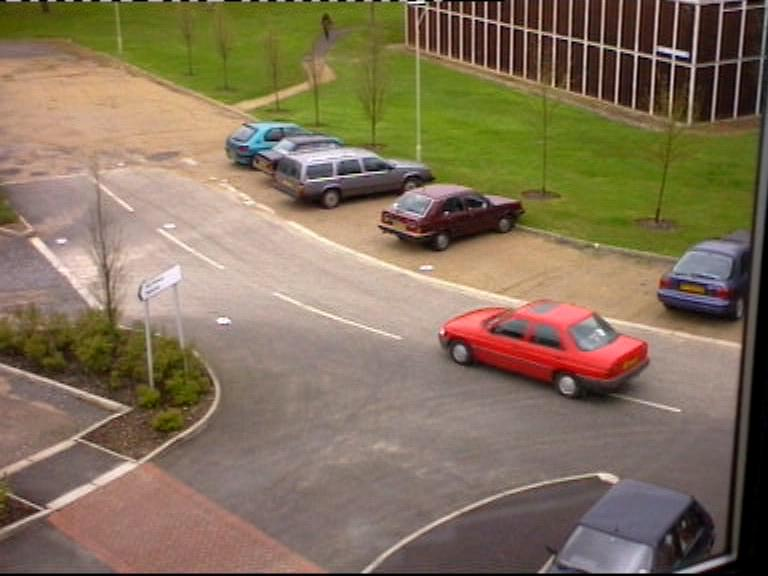
#> input picture KalmanFilter/dataset/0129.jpg, 768 x 576 px; its folder holds 4 pictures in this run
$ jupyter execute --allow-errors assignment.ipynb
#> lines starting #> are read from the running program, lines starting #| are printed output that depends on the picture; after the words box and inside, x2 and y2 are one past the last pixel; in counts of white or black regions, pixels touching at a corner belong together
### KalmanFilter/kalman_filter.py
import numpy as np

class kalman_filter:
    def __init__(self, A, B, H, P, Q, R, xo):
        self.A = A              # state transition matrix --> dynamics
        self.B = B              # control command --> state change
        self.H = H              # observation matrix
        self.P = P              # covariance of state vector estimate
        self.Q = Q              # process noise covariance
        self.R = R              # measurement noise covariance
        self.xo = xo            # intialized state vector

    # [7 lines left out: function estimate_state, not called in this run]

### KalmanFilter/assignment.ipynb
[cell 1]
import cv2
import time
import numpy as np
import matplotlib.pyplot as plt
import os
from kalman_filter import kalman_filter

[cell 2]
direc = "dataset/"
files = sorted(os.listdir(direc))
images = [direc + file for file in files]

[cell 3]
# initialise for kalman filter parameters
A = np.array([[1, 0],[0, 1]])
B = np.zeros_like(A)
H = np.array([[1,0],[0,1]])
P = np.array([[100, 0],[0, 100]])
# P = np.array([[0, 0],[0, 0]])
Q = np.zeros_like(P)
R = np.array([[15, 0],[0, 15]])
xo = np.array([[365],[615]])
filter  = kalman_filter(A, B, H, P, Q, R, xo)

[cell 4]
S_est = [[] for _ in range(xo.shape[0])]
S_mea = [[] for _ in range(xo.shape[0])]

[cell 5]
for i in range(len(images)):
    try:
        frame2 = cv2.imread(images[i+1])
#> frame2 is the input picture: shape (576, 768, 3); mean B, G, R 90.7, 114.2, 131.1
        frame1 = cv2.imread(images[i])
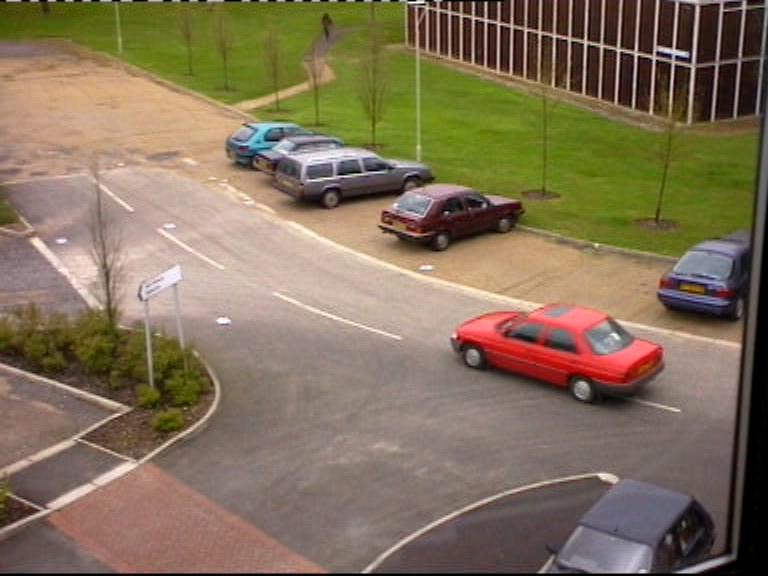
#> input picture KalmanFilter/dataset/0128.jpg, 768 x 576 px
#> frame1 is the input picture: shape (576, 768, 3); mean B, G, R 90.3, 113.9, 130.7
        diff = cv2.absdiff(frame2, frame1)
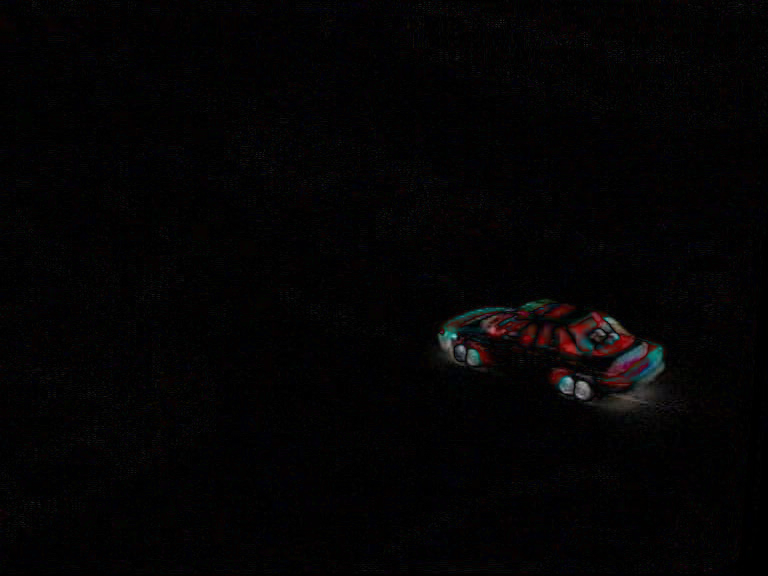
#> diff: shape (576, 768, 3); mean B, G, R 4, 3.4, 4.3
        gray = cv2.cvtColor(diff, cv2.COLOR_BGR2GRAY)
        blur = cv2.GaussianBlur(gray, (5,5), 0)

        _, thresh = cv2.threshold(blur, 20, 255, cv2.THRESH_BINARY)
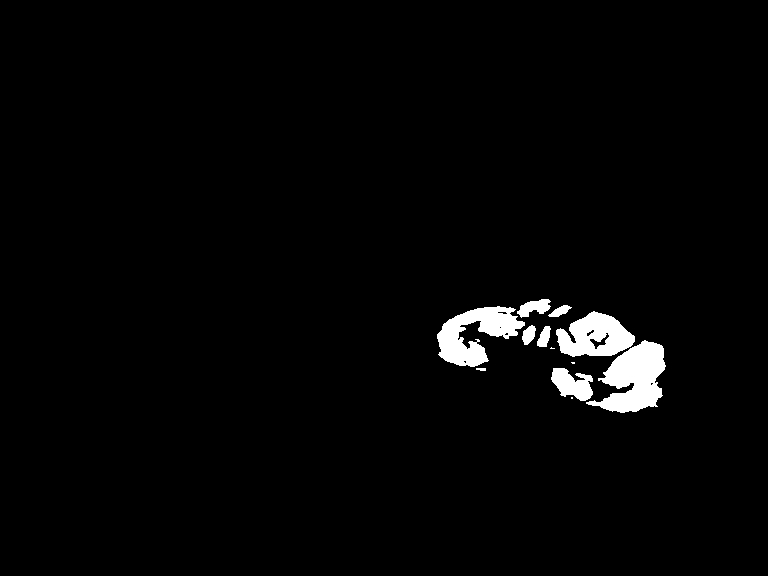
#> thresh: shape (576, 768); 2.3% white; 12 white regions (3 under 20 px), largest, box (x1, y1, x2, y2) and area: (586, 340, 666, 413) 3261, (437, 306, 525, 367) 2764, (556, 311, 635, 357) 2331
        kernel = cv2.getStructuringElement(cv2.MORPH_ELLIPSE, (7,7))
        dilated = cv2.dilate(thresh, kernel, iterations=10)
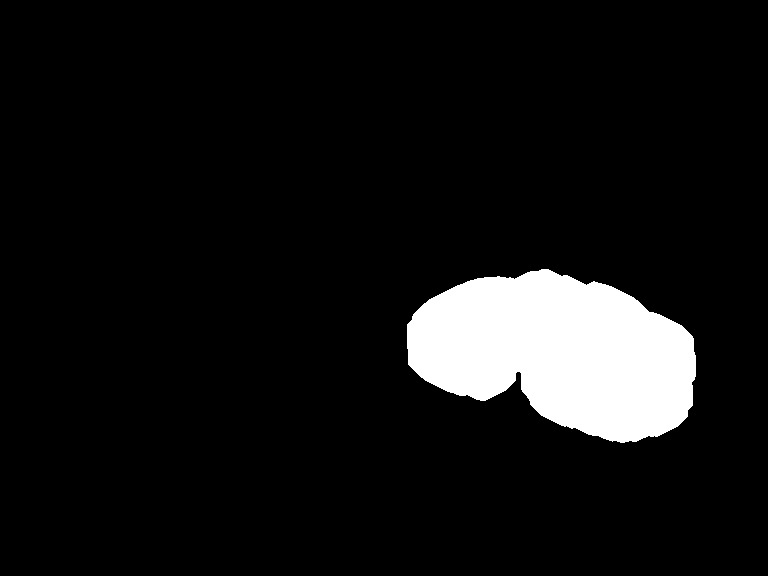
#> dilated: shape (576, 768); 7.9% white; 1 white region, box (x1, y1, x2, y2) and area: (407, 269, 696, 443) 34891
        eroded = cv2.erode(dilated, None, iterations=10)
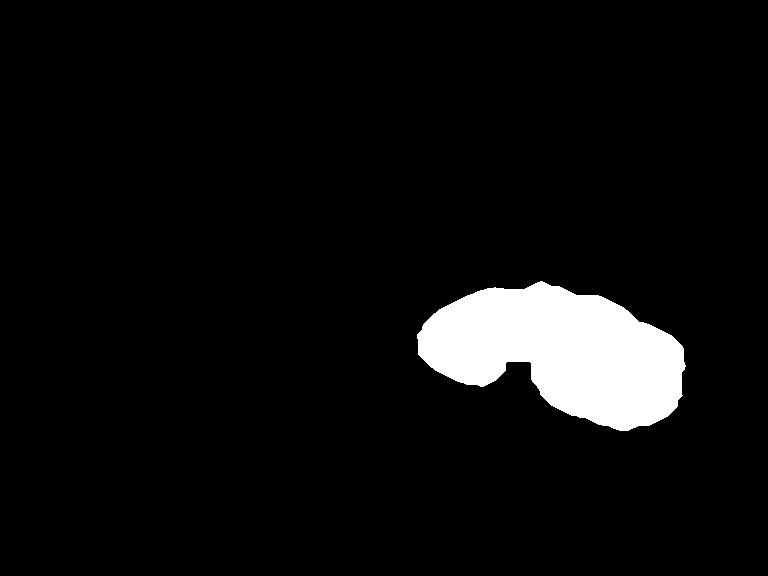
#> eroded: shape (576, 768); 5.7% white; 1 white region

        contours, _ = cv2.findContours(eroded, cv2.RETR_TREE, cv2.CHAIN_APPROX_SIMPLE)
#> contours = 1 contour; box (x1, y1, x2, y2) and area: (417, 281, 686, 431) 25066

        #Get centroid of the rectangular box
        if len(contours) != 0:
            (x, y, w, h) = cv2.boundingRect(contours[0])
#> x = 417; y = 281; w = 269; h = 150
            cv2.rectangle(frame1, (x, y), (x+w, y+h), (0, 255, 0), 2)
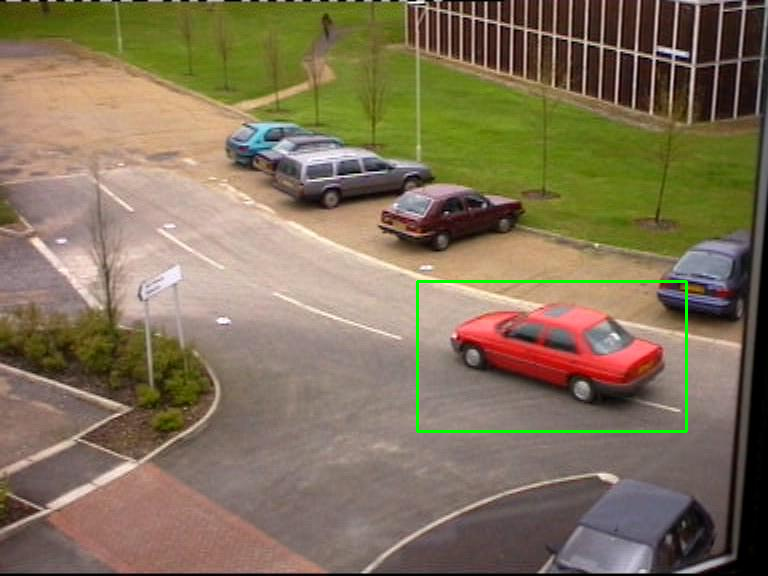
#> frame1: shape (576, 768, 3); 0.57% of pixels changed, all inside (x1, y1, x2, y2) = (416, 280, 688, 433)
            M = cv2.moments(contours[0])
#> M = moments, m00 25065.5, centre m10/m00, m01/m00 = (560.4, 351.5)
            cx = int(M['m10']/M['m00'])
#> cx = 560
            cy = int(M['m01']/M['m00'])
#> cy = 351
            S_mea[0].append(cx)
            S_mea[1].append(cy)
            # print('[', cx, ' ,' , cy, ']')

        # Display the image stream with rectangular box on tracked object
        cv2.imshow('test video', frame1)
        if cv2.waitKey(1) & 0xFF == ord('q'):
#> (key q is pressed here)
            break
#         time.sleep(0.01)

        # Implement Kalman Filter
        Z = np.array([[cx],[cy]])               # Observations/Measurements
        state = filter.estimate_state(Z, u = np.zeros_like(Z))
        # Store the estimated x and y for plot
        for i in range(xo.shape[0]):
            S_est[i].append(np.asscalar(state[i]))

    except:
        break
# cv2.destroyAllWindows()
